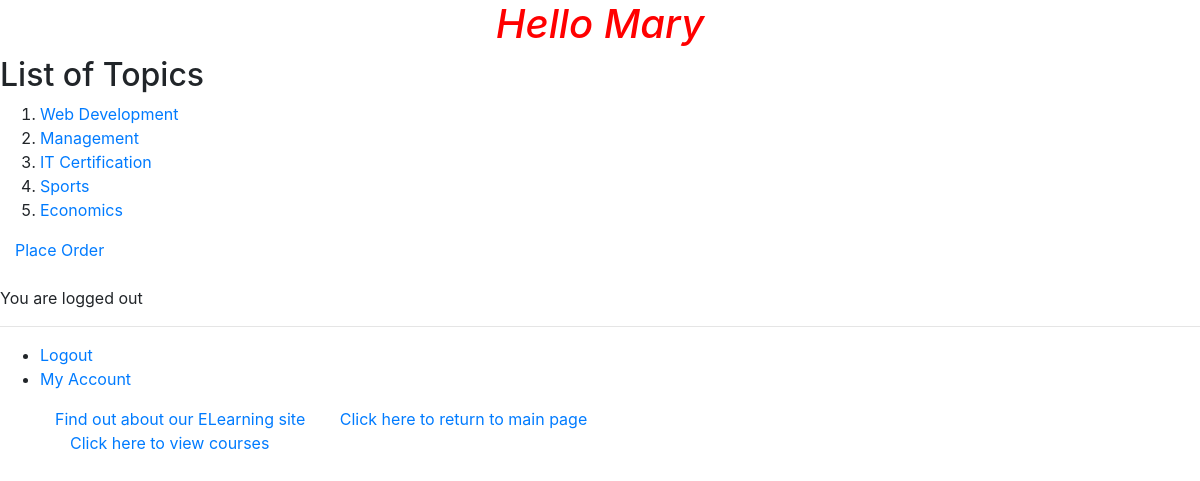
The page /Lab3App/ (signed in) on the database its author committed.
### Lab3App/models.py (models this page shows, shortened)
class Topic(models.Model):
 name = models.CharField(max_length=200)
 length = models.IntegerField(default=12)
 def get_absolute_url(self):
  return "%i/" % self.id

### Lab3App/views.py (the view)
# urls.py: path(r'', index.as_view(), name='index'),
class index(View):
    def get(self, request):
        last_login = 'You are logged out'
        if request.session.get('last_login', False):
            last_login = datetime.strptime(request.session.get('last_login'), '%Y-%m-%d %H:%M:%S')
            time_elasped = datetime.now() - last_login
            if time_elasped.seconds > 3600:
              logout(request)
              last_login= 'Your last login was more than one hour ago'
            else:
                pass
        else:  # you are not logged in
            pass
        top_list = Topic.objects.all().order_by('id')[:10]
        return render(request, 'Lab3App/index.html', {
        'top_list': top_list,
        'last_login': last_login,
    })

### templates/Lab3App/index.html
{% extends 'Lab3App/base.html' %}
{% block body_block %}
 {% if top_list %}
 <h2>List of Topics</h2>
 <ol>
 {% for top in top_list %}
 <li>
     <a href="{{ top.get_absolute_url }}">{{ top.name }}</a>
 </li>
 {% endfor %}
 </ol>
 {% else %}
 <strong>There are no available topics!</strong>
 {% endif %}
     <p class="hbar1"><a href = "{% url 'Lab3App:place_order' %}">Place Order</a><br/></p>
    <p> {{ last_login }}</p>
{% endblock %}

### templates/Lab3App/base.html (shortened to what this page needs)
<!DOCTYPE html>
{% load static %}
<html>
<head>
    <link rel="stylesheet" type="text/css" href="{% static 'myapp/style.css' %}"/>
 <link rel="stylesheet" href="https://stackpath.bootstrapcdn.com/bootstrap/4.5.2/css/bootstrap.min.css">
 </head><body>
<div>
    <h1>Hello
        {% block myhdg %}
            {% if request.user.is_authenticated %} {{ user.first_name }}
            {% endif %}
        {% endblock %}
    </h1>
    {% block body_block %} {% endblock %}
</div>
<hr/>
<div>
    <ul>
        {% if request.user.is_authenticated %}
            <li ><a href="{% url 'Lab3App:logout' %}">Logout</a></li>
            <li ><a href="{% url 'Lab3App:myaccount' %}">My Account</a></li>
        {% else %}
            <li ><a href="{% url 'Lab3App:login' %}">Login</a></li>
            <li ><a href="{% url 'Lab3App:register' %}">Register <Here></Here></a></li>
        {% endif %}
        <li class="hbar1"><a href="{% url 'Lab3App:about' %}">Find out about our ELearning site</a></li>
        <li class="hbar1"><a href="{% url 'Lab3App:index' %}">Click here to
            return to main page</a><br/></li>
        <li class="hbar1"><a href="{% url 'Lab3App:findcourses' %}">Click here to view courses</a><br/></li>
    </ul>
</div>
 </body>
</html>

### Lab3App/Static/Lab3App/style.css (style rules this page uses)
h1 { background-color: #FFFFFF; color: #FF0000; font-size: 16pt; font-style: italic; text-align: center; }
.hbar1 { display: inline; margin: 15px; }

### rows shown on the page
Topic: name "Web Development"
Topic: name "Management"
Topic: name "IT Certification"
Topic: name "Sports"
Topic: name "Economics"

### other values the page prints
{{ user.first_name }} "Mary"
{{ last_login }} "You are logged out"
